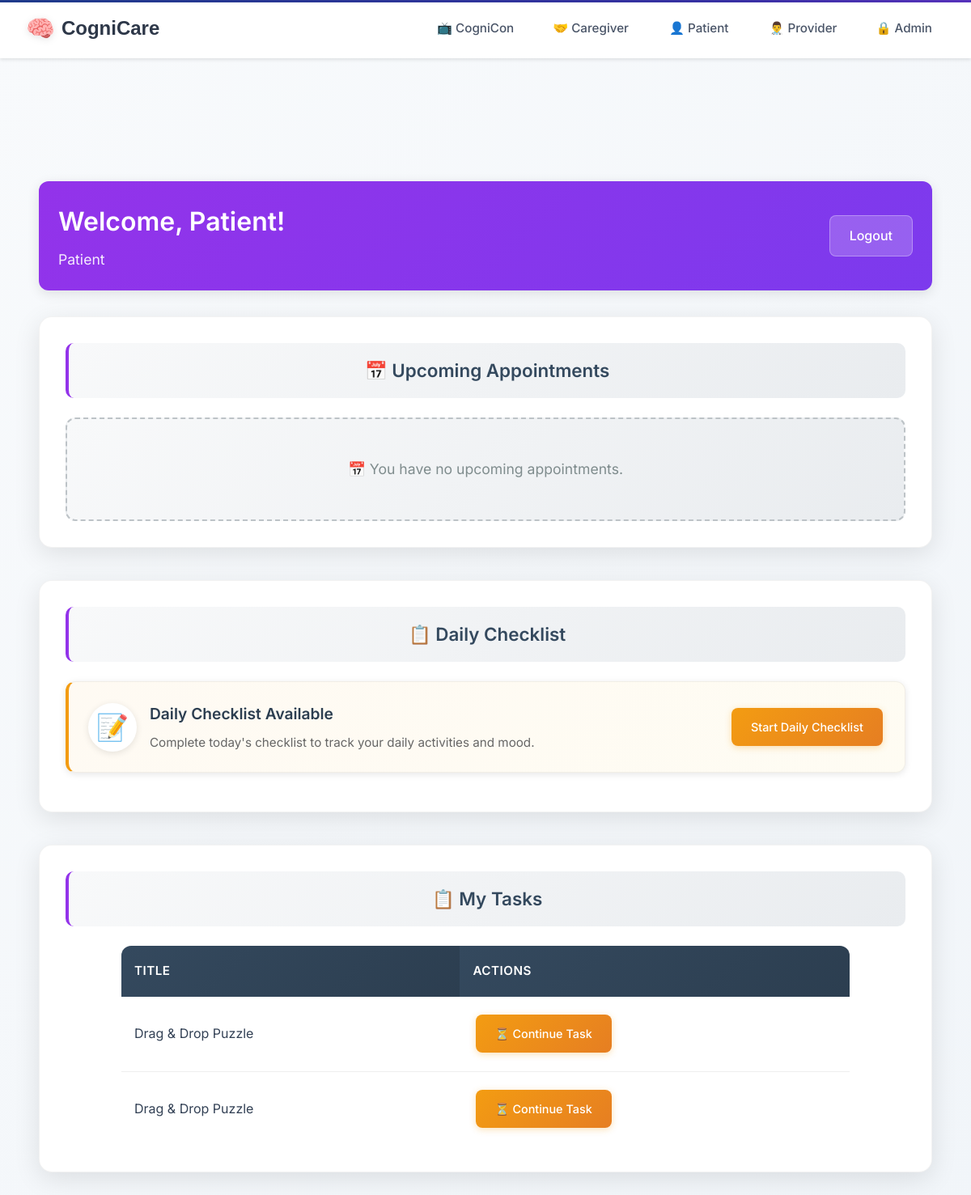
Page /patient-dashboard/ (signed in) on the earlier database version.
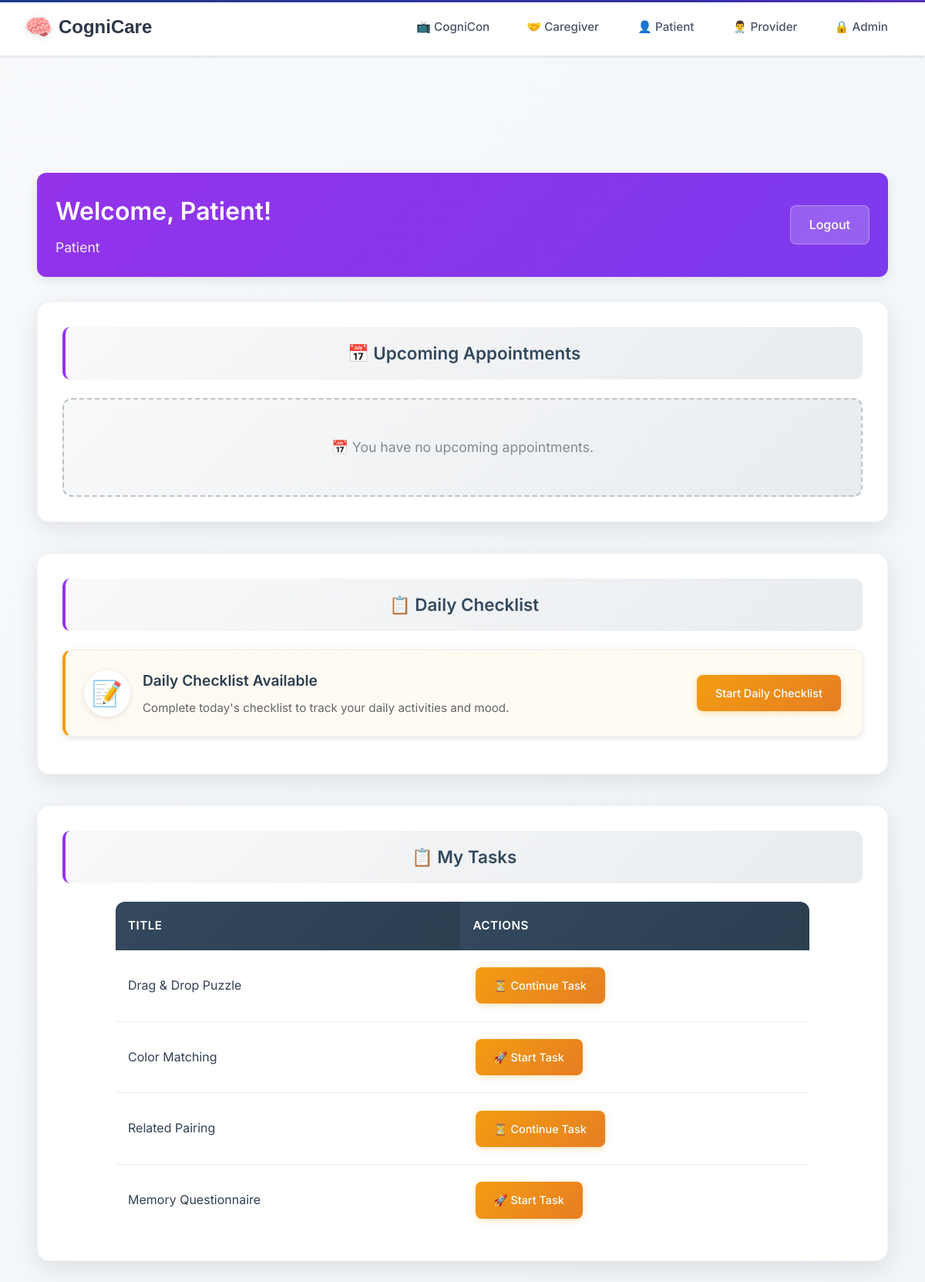
Same page on the later database version.
### taskmanager/models.py (models this page shows, shortened)
class Task(models.Model):
    title = models.CharField(max_length=255)
    description = models.TextField(blank=True, null=True)
    task_type = models.CharField(max_length=50, choices=TASK_TYPES)
    difficulty = models.CharField(
        max_length=50,
        choices=DIFFICULTY_LEVELS,
        blank=True,
        null=True,
        help_text="Cognitive difficulty level for games"
    )
    assigned_by = models.ForeignKey(UserProfile, related_name='assigned_tasks', on_delete=models.CASCADE)
    assigned_to = models.ForeignKey(UserProfile, related_name='tasks', on_delete=models.CASCADE)
    completed_by = models.ForeignKey(UserProfile, related_name='completed_tasks', on_delete=models.SET_NULL, null=True, blank=True)
    status = models.CharField(max_length=20, choices=[
        ('assigned', 'Assigned'),
        ('in_progress', 'In Progress'),
        ('completed', 'Completed'),
    ], default='assigned')
    created_at = models.DateTimeField(auto_now_add=True)
    assigned_at = models.DateTimeField(auto_now_add=True)
    due_date = models.DateTimeField(blank=True, null=True)
    completed_at = models.DateTimeField(null=True, blank=True)
    task_config = models.JSONField(default=dict, blank=True)
    class Meta:
        ordering = ['-created_at']

### users/views.py (the view)
# urls.py: path('patient-dashboard/', views.patient_dashboard, name='patient_dashboard'),
@login_required
def patient_dashboard(request):
    if not hasattr(request.user, 'profile') or request.user.profile.user_type != 'patient':
        messages.error(request, 'You do not have permission to access the patient dashboard.')
        return redirect('home')
    pending_tasks = Task.objects.filter(
        assigned_to=request.user.profile,
        status__in=['assigned', 'in_progress']
    ).order_by('due_date', 'created_at')
    appointments = Appointment.objects.filter(patient=request.user.profile).order_by('datetime')
    daily_checklist_submitted = not DailyChecklistSubmission.can_submit_today(request.user.profile)
    today_submission = DailyChecklistSubmission.get_today_submission(request.user.profile)
    context = {
        'user': request.user,
        'user_type': 'Patient',
        'pending_tasks': pending_tasks,
        'appointments': appointments,
        'daily_checklist_submitted': daily_checklist_submitted,
        'today_submission': today_submission
    }
    return render(request, 'dashboards/patient_dashboard.html', context)

### taskmanager/models.py (called while the page is built)
    @classmethod
    def get_today_submission(cls, patient):
        today = date.today()
        try:
            return cls.objects.get(patient=patient, submission_date=today)
        except cls.DoesNotExist:
            return None

    @classmethod
    def can_submit_today(cls, patient):
        return cls.get_today_submission(patient) is None

### templates/dashboards/patient_dashboard.html (shortened to what this page needs)
{% extends 'layouts/base.html' %}
{% load static %}
{% block extra_css %}
<link rel="stylesheet" href="{% static 'css/patient-dashboard.css' %}">
{% endblock %}
{% block content %}
<div class="dashboard-container">
    <div class="dashboard-header patient">
        <div class="header-info">
    <h1>Welcome, {{ user.first_name }}!</h1>
            <span class="user-type">{{ user_type }}</span>
        </div>
        <a href="{% url 'logout' %}" class="logout-btn">Logout</a>
    </div>
    <div class="patient-dashboard">
        <div class="dashboard-section">
        <h2 class="section-title patient">📅 Upcoming Appointments</h2>
        {% if appointments %}
            <div class="table-container">
                <table class="enhanced-table">
                    <thead>
                        <tr>
                            <th>Date & Time</th>
                            <th>Provider</th>
                            <th>Notes</th>
                        </tr>
                    </thead>
                    <tbody>
                        {% for appt in appointments %}
                        <tr>
                            <td class="appointment-datetime">
                                {{ appt.datetime|date:"F j, Y" }}<br>
                                <span class="time">{{ appt.datetime|date:"g:i A" }}</span>
                            </td>
                            <td>Dr. {{ appt.provider.user.get_full_name }}</td>
                            <td>{{ appt.notes|default:"No notes provided." }}</td>
                        </tr>
                        {% endfor %}
                    </tbody>
                </table>
            </div>
        {% else %}
            <div class="empty-state">
                <p>📅 You have no upcoming appointments.</p>
            </div>
        {% endif %}
    </div>
    <div class="dashboard-section">
        <h2 class="section-title patient">📋 Daily Checklist</h2>
        {% if daily_checklist_submitted %}
            <div class="daily-checklist-completed">
                <div class="checklist-status">
                    <span class="status-icon">✅</span>
                    <div class="status-text">
                        <h3>Daily Checklist Completed</h3>
                        <p>You've already submitted today's checklist. Great job!</p>
                        {% if today_submission %}
                            <p class="submission-info">Submitted on {{ today_submission.created_at|date:"F j, Y" }} at {{ today_submission.created_at|time:"g:i A" }}</p>
                        {% endif %}
                    </div>
                </div>
                <div class="checklist-actions">
                    <a href="{% url 'taskmanager:daily_checklist_results' %}" class="action-btn view-btn">View Results</a>
                </div>
            </div>
        {% else %}
            <div class="daily-checklist-pending">
                <div class="checklist-status">
                    <span class="status-icon">📝</span>
                    <div class="status-text">
                        <h3>Daily Checklist Available</h3>
                        <p>Complete today's checklist to track your daily activities and mood.</p>
                    </div>
                </div>
                <div class="checklist-actions">
                    <a href="{% url 'taskmanager:daily_checklist_submit' %}" class="action-btn start-btn">Start Daily Checklist</a>
                </div>
            </div>
        {% endif %}
    </div>
    <div class="dashboard-section">
        <h2 class="section-title patient">📋 My Tasks</h2>
        {% if pending_tasks %}
        <div class="tasks-list">
            <table class="enhanced-table">
                <thead>
                    <tr>
                        <th>Title</th>
                        <th>Actions</th>
                    </tr>
                </thead>
                <tbody>
                {% for task in pending_tasks %}
                    <tr>
                        <td>
                            {{ task.title }}
                        </td>
                        <td>
                            <a href="{% url 'taskmanager:take_task' task.id %}" class="action-btn start-btn">
                                {% if task.status == 'assigned' %}
                                    🚀 Start Task
                                {% else %}
                                    ⏳ Continue Task
                                {% endif %}
                            </a>
                        </td>
                    </tr>
                {% endfor %}
                </tbody>
            </table>
        </div>
        {% else %}
        <div class="empty-state-main">
            <h2>📋 No Tasks Assigned</h2>
            <p>You don't have any tasks assigned at the moment. Your healthcare provider will assign questionnaires and assessments as needed.</p>
        </div>
        {% endif %}
    </div>
    </div>
</div>
{% endblock %}

### templates/layouts/base.html (shortened to what this page needs)
<!DOCTYPE html>
<html>
<head>
    {% load static %}
    <link href="https://unpkg.com/material-components-web@latest/dist/material-components-web.min.css" rel="stylesheet">
    <link rel="stylesheet" href="https://cdnjs.cloudflare.com/ajax/libs/font-awesome/6.4.0/css/all.min.css">
    <link rel="stylesheet" href="{% static 'css/base.css' %}">
    <link rel="stylesheet" href="{% static 'css/design-system.css' %}">
    <link rel="stylesheet" href="{% static 'css/test-mode.css' %}">
    <link rel="stylesheet" href="{% static 'css/base-layout.css' %}">
    <link rel="stylesheet" href="{% static 'css/games.css' %}">
    <link rel="stylesheet" href="{% static 'css/dashboard-specific.css' %}">
    <link rel="stylesheet" href="{% static 'css/forms-specific.css' %}">
    <link rel="stylesheet" href="{% static 'css/dashboard.css' %}">
    <link rel="stylesheet" href="{% static 'css/forms.css' %}">
    <link rel="stylesheet" href="{% static 'css/pages.css' %}">
    {% block extra_css %}{% endblock %}
</head>
<body>
    <header class="top-nav">
        <a href="/" class="site-title">CogniCare</a>
        <div class="nav-container">
            <nav class="nav-links" id="navLinks">
                <a href="/cognicon" class="nav-link">📺 CogniCon</a>
                <a href="/caregiver-login" class="nav-link caregiver-link">🤝 Caregiver</a>
                <a href="/patient-login" class="nav-link patient-link">👤 Patient</a>
                <a href="/provider-login" class="nav-link provider-link">👨‍⚕️ Provider</a>
                <a href="/admin-login" class="nav-link admin-link">🔒 Admin</a>
                </nav>
        </div>
    </header>
    <main>
        <div class="content-wrapper">
            {% block content %}{% endblock %}
        </div>
    </main>
</body>
</html>

### static/css/base.css (style rules this page uses)
:root { --patient-primary: #9333ea; --patient-secondary: #7c3aed; --patient-accent: #8b5cf6; --caregiver-primary: #059669; --caregiver-secondary: #047857; --caregiver-accent: #10b981; --provider-primary: #1e3a8a; --provider-secondary: #1e40af; --provider-accent: #3730a3; --admin-primary: #1a202c; --admin-secondary: #2d3748; --admin-accent: #fbbf24; --neutral-50: #f8fafc; --neutral-100: #f1f5f9; --neutral-200: #e2e8f0; --neutral-300: #cbd5e1; --neutral-400: #94a3b8; --neutral-500: #64748b; --neutral-600: #475569; --neutral-700: #334155; --neutral-800: #1e293b; --neutral-900: #0f172a; }
* { margin: 0; padding: 0; box-sizing: border-box; }
body { background: linear-gradient(135deg, var(--neutral-50) 0%, var(--neutral-100) 100%); font-family: 'Inter', -apple-system, BlinkMacSystemFont, 'Segoe UI', Roboto, sans-serif; min-height: 100vh; color: var(--neutral-700); line-height: 1.6; }
.top-nav { position: fixed; top: 0; left: 0; right: 0; background: rgba(255, 255, 255, 0.95); backdrop-filter: blur(20px); -webkit-backdrop-filter: blur(20px); border-bottom: 1px solid rgba(255, 255, 255, 0.2); box-shadow: 0 8px 32px rgba(0, 0, 0, 0.1); display: flex; justify-content: space-between; align-items: center; padding: 0 2rem; height: 72px; z-index: 1000; transition: all 0.3s ease; }
.top-nav::before { content: ''; position: absolute; top: 0; left: 0; right: 0; height: 3px; background: linear-gradient(135deg, var(--provider-primary), var(--provider-accent), var(--patient-primary), var(--caregiver-primary), var(--admin-accent)); background-size: 300% 100%; animation: gradientShift 8s ease-in-out infinite; }
.site-title { color: var(--neutral-800); font-weight: 700; font-size: 1.5rem; text-decoration: none; font-family: 'Poppins', sans-serif; display: flex; align-items: center; gap: 0.5rem; transition: all 0.3s ease; }
.site-title::before { content: '🧠'; font-size: 1.8rem; filter: drop-shadow(0 2px 4px rgba(0,0,0,0.1)); }
.nav-container { display: flex; align-items: center; gap: 2rem; }
.nav-links { display: flex; align-items: center; gap: 0.5rem; }
.nav-link { color: var(--neutral-600); text-decoration: none; padding: 0.6rem 1.2rem; border-radius: 10px; font-weight: 500; font-size: 0.95rem; transition: all 0.3s ease; position: relative; overflow: hidden; }
.nav-link::before { content: ''; position: absolute; top: 0; left: -100%; width: 100%; height: 100%; background: linear-gradient(135deg, rgba(147, 51, 234, 0.1), rgba(124, 58, 237, 0.1)); transition: left 0.3s ease; z-index: -1; }
.nav-link.patient-link { border: 2px solid transparent; }
main { padding-top: 88px; min-height: calc(100vh - 88px); }
.content-wrapper { max-width: 1400px; margin: 0 auto; padding: 2rem; }

### static/css/base-layout.css (style rules this page uses)
.nav-links { display: flex; gap: 1rem; align-items: center; }
.theme-patient { --primary-color: #48bb78; --secondary-color: #38a169; }
.theme-default { --primary-color: #4a5568; --secondary-color: #2d3748; }
html { scroll-behavior: smooth; }
.content-wrapper { min-height: calc(100vh - 80px); padding: 2rem 1rem; max-width: 1200px; margin: 0 auto; }
.top-nav { background: white; padding: 1rem 2rem; box-shadow: 0 2px 4px rgba(0,0,0,0.1); display: flex; justify-content: space-between; align-items: center; position: sticky; top: 0; z-index: 1000; }
.site-title { font-size: 1.5rem; font-weight: bold; color: #2d3748; text-decoration: none; }
.nav-link { color: #4a5568; text-decoration: none; padding: 0.5rem 1rem; border-radius: 6px; transition: all 0.2s ease; }
.nav-container { display: flex; align-items: center; gap: 1rem; }

Differences in the rows shown:
removed Task: title "Drag & Drop Puzzle", status "⏳ Continue Task"
added Task: title "Color Matching", status "🚀 Start Task"
added Task: title "Related Pairing", status "⏳ Continue Task"
added Task: title "Memory Questionnaire", status "🚀 Start Task"
